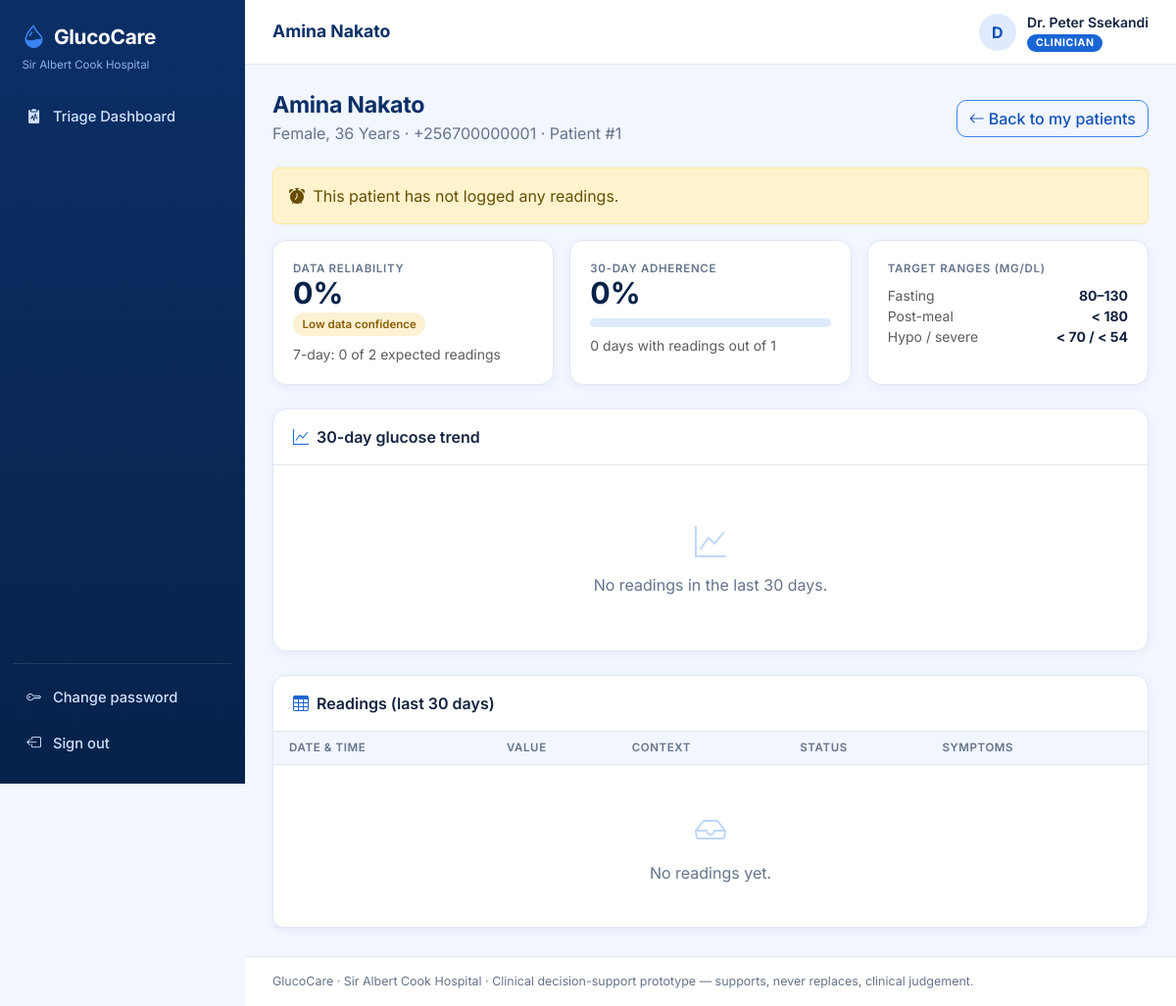
The app's page /clinician/patient.php?id=1 (signed in) with its own data.
### tables this page shows
CREATE TABLE IF NOT EXISTS `patients` (
    `patient_id` INT AUTO_INCREMENT PRIMARY KEY,
    `user_id` INT NOT NULL UNIQUE,
    `clinician_id` INT NULL,
    `full_name` VARCHAR(100) NOT NULL,
    `date_of_birth` DATE NOT NULL,
    `gender` ENUM('male','female','other') NOT NULL,
    `phone` VARCHAR(20) NOT NULL,
    `assigned_at` TIMESTAMP NULL DEFAULT NULL,
    CONSTRAINT `fk_patients_user` FOREIGN KEY (`user_id`) REFERENCES `users`(`user_id`) ON DELETE CASCADE,
    CONSTRAINT `fk_patients_clinician` FOREIGN KEY (`clinician_id`) REFERENCES `clinicians`(`clinician_id`) ON DELETE SET NULL
);

CREATE TABLE IF NOT EXISTS `users` (
    `user_id` INT AUTO_INCREMENT PRIMARY KEY,
    `username` VARCHAR(50) NOT NULL UNIQUE,
    `password_hash` VARCHAR(255) NOT NULL,
    `role` ENUM('patient','clinician','admin') NOT NULL,
    `email` VARCHAR(100) NOT NULL UNIQUE,
    `is_active` TINYINT(1) NOT NULL DEFAULT 1,
    `must_change_password` TINYINT(1) NOT NULL DEFAULT 0,
    `last_login_at` TIMESTAMP NULL DEFAULT NULL,
    `created_at` TIMESTAMP DEFAULT CURRENT_TIMESTAMP
);

CREATE TABLE IF NOT EXISTS `patient_thresholds` (
    `threshold_id` INT AUTO_INCREMENT PRIMARY KEY,
    `patient_id` INT NOT NULL UNIQUE,
    `target_fasting_min` DECIMAL(5,2) NOT NULL DEFAULT 80.00,
    `target_fasting_max` DECIMAL(5,2) NOT NULL DEFAULT 130.00,
    `target_postprandial_max` DECIMAL(5,2) NOT NULL DEFAULT 180.00,
    `hypo_threshold` DECIMAL(5,2) NOT NULL DEFAULT 70.00,
    `severe_hypo_threshold` DECIMAL(5,2) NOT NULL DEFAULT 54.00,
    `critical_high_threshold` DECIMAL(5,2) NOT NULL DEFAULT 300.00,
    `updated_at` TIMESTAMP DEFAULT CURRENT_TIMESTAMP ON UPDATE CURRENT_TIMESTAMP,
    CONSTRAINT `fk_thresholds_patient` FOREIGN KEY (`patient_id`) REFERENCES `patients`(`patient_id`) ON DELETE CASCADE
);

### includes/functions.php (called while the page is built, shortened)
<?php
function e($value): string
{
    return htmlspecialchars((string)$value, ENT_QUOTES, 'UTF-8');
}
function calc_age(string $dob): int
{
    return (new DateTime($dob))->diff(new DateTime())->y;
}

### config/db.php (called while the page is built, shortened)
<?php
function get_db_connection(): PDO
{
    static $pdo = null;
    if ($pdo !== null) {
        return $pdo;
    }
    $dsn = 'mysql:host=' . DB_HOST . ';port=' . DB_PORT . ';dbname=' . DB_NAME . ';charset=' . DB_CHARSET;
    try {
        $pdo = new PDO($dsn, DB_USER, DB_PASS, [
            PDO::ATTR_ERRMODE            => PDO::ERRMODE_EXCEPTION,
            PDO::ATTR_DEFAULT_FETCH_MODE => PDO::FETCH_ASSOC,
            PDO::ATTR_EMULATE_PREPARES   => false,
        ]);
        $pdo->exec("SET time_zone = '+03:00'");
    } catch (PDOException $e) {
        error_log('DB connection failed: ' . $e->getMessage());
        $msg = ((int)$e->getCode() === 1049)
            ? 'The database <strong>' . DB_NAME . '</strong> does not exist yet. Import <code>database/schema.sql</code> first.'
            : 'Could not connect to the database. Check the settings in <code>config/db.php</code> and make sure MySQL is running.';
        http_response_code(500);
        echo '<!doctype html><html lang="en"><head><meta charset="utf-8"><title>Setup needed</title>'
           . '<link href="https://cdn.jsdelivr.net/npm/bootstrap@5.3.2/dist/css/bootstrap.min.css" rel="stylesheet"></head>'
           . '<body class="bg-light"><div class="container py-5" style="max-width:640px">'
           . '<div class="card shadow-sm border-0"><div class="card-body p-4">'
           . '<h4 class="text-primary">Database setup needed</h4><p>' . $msg . '</p>'
           . '<a href="" class="btn btn-primary">Retry</a></div></div></div></body></html>';
        exit;
    }
    return $pdo;
}

### includes/auth.php (called while the page is built, shortened)
<?php
require_once __DIR__ . '/../config/db.php';
require_once __DIR__ . '/functions.php';
function is_logged_in(): bool
{
    return !empty($_SESSION['user_id']);
}
function current_user(): ?array
{
    return [
        'user_id'      => (int)$_SESSION['user_id'],
        'username'     => $_SESSION['username'],
        'role'         => $_SESSION['role'],
        'email'        => $_SESSION['email'] ?? '',
        'full_name'    => $_SESSION['full_name'] ?? $_SESSION['username'],
        'patient_id'   => $_SESSION['patient_id'] ?? null,
        'clinician_id' => $_SESSION['clinician_id'] ?? null,
    ];
}
function require_login(): void
{
    $stmt = get_db_connection()->prepare('SELECT is_active FROM users WHERE user_id = ?');
    $stmt->execute([$_SESSION['user_id']]);
}
function require_role(string ...$roles): void
{
    require_login();
}
function get_assigned_patient(PDO $pdo, int $patientId): ?array
{
    $clinicianId = $_SESSION['clinician_id'] ?? null;
    $stmt = $pdo->prepare('SELECT * FROM patients WHERE patient_id = ? AND clinician_id = ?');
    $stmt->execute([$patientId, $clinicianId]);
    return $stmt->fetch() ?: null;
}
function require_assigned_patient(PDO $pdo, int $patientId): array
{
    $patient = get_assigned_patient($pdo, $patientId);
    return $patient;
}

### includes/readings.php (called while the page is built, shortened)
<?php
function adherence_stats(PDO $pdo, int $patientId, string $registeredAt, int $days): array
{
    $sinceReg = (int)floor((time() - strtotime($registeredAt)) / 86400) + 1;
    $effective = max(1, min($days, $sinceReg));
    $stmt = $pdo->prepare('SELECT COUNT(*) AS n, COUNT(DISTINCT DATE(logged_at)) AS days_logged
                           FROM glucose_readings WHERE patient_id = ? AND logged_at >= (NOW() - INTERVAL ? DAY)');
    $stmt->execute([$patientId, $effective]);
    $row = $stmt->fetch();
    $expected = $effective * TARGET_READINGS_PER_DAY;
    return [
        'window'      => $days,
        'days'        => $effective,
        'count'       => (int)$row['n'],
        'days_logged' => (int)$row['days_logged'],
        'expected'    => $expected,
        'pct'         => min(100.0, round(((int)$row['n'] / $expected) * 100, 1)),
    ];
}
function data_confidence(float $adherencePct): string
{
    return $adherencePct >= HIGH_CONFIDENCE_PCT ? 'high' : 'low';
}
function hours_since_last_reading(PDO $pdo, int $patientId): ?int
{
    $stmt = $pdo->prepare('SELECT TIMESTAMPDIFF(HOUR, MAX(logged_at), NOW()) FROM glucose_readings WHERE patient_id = ?');
    $stmt->execute([$patientId]);
    $h = $stmt->fetchColumn();
    return $h === null || $h === false ? null : (int)$h;
}

### clinician/patient.php (the view, shortened to what this page needs)
<?php
require_once __DIR__ . '/../includes/auth.php';
require_once __DIR__ . '/../includes/readings.php';
require_role('clinician');
$pdo = get_db_connection();
$patientId = (int)($_GET['id'] ?? 0);
$patient = require_assigned_patient($pdo, $patientId);
$stmt = $pdo->prepare('SELECT * FROM patient_thresholds WHERE patient_id = ?');
$stmt->execute([$patientId]);
$t = $stmt->fetch();
$stmt = $pdo->prepare('SELECT created_at FROM users WHERE user_id = ?');
$stmt->execute([$patient['user_id']]);
$registeredAt = $stmt->fetchColumn();
$stmt = $pdo->prepare('SELECT * FROM glucose_readings WHERE patient_id = ? AND logged_at >= (NOW() - INTERVAL 30 DAY) ORDER BY logged_at DESC');
$stmt->execute([$patientId]);
$readings = $stmt->fetchAll();
$adh7  = adherence_stats($pdo, $patientId, $registeredAt, 7);
$adh30 = adherence_stats($pdo, $patientId, $registeredAt, 30);
$conf  = data_confidence($adh7['pct']);
$gap   = hours_since_last_reading($pdo, $patientId);
$page_title = $patient['full_name'];
require __DIR__ . '/../includes/header.php';
?>
<div class="page-head">
    <div>
        <h2><?= e($patient['full_name']) ?></h2>
        <p class="text-capitalize"><?= e($patient['gender']) ?>, <?= calc_age($patient['date_of_birth']) ?> years · <?= e($patient['phone']) ?> · Patient #<?= $patientId ?></p>
    </div>
    <a href="dashboard.php" class="btn btn-outline-primary"><i class="bi bi-arrow-left me-1"></i>Back to my patients</a>
</div>
<?php if ($gap === null || $gap >= MISSING_ALERT_HOURS): ?>
    <div class="alert alert-warning"><i class="bi bi-alarm-fill me-1"></i>
        <?= $gap === null ? 'This patient has not logged any readings.' : "No reading for {$gap} hours." ?>
    </div>
<?php endif; ?>
<div class="row g-3 mb-4">
    <div class="col-md-4"><div class="card h-100"><div class="card-body">
        <div class="stat-label">Data reliability</div>
        <div class="stat-value"><?= $adh7['pct'] + 0 ?>%</div>
        <span class="chip <?= $conf === 'high' ? 'chip-ok' : 'chip-warn' ?>"><?= $conf === 'high' ? 'High' : 'Low' ?> data confidence</span>
        <div class="small text-muted mt-2">7-day: <?= $adh7['count'] ?> of <?= $adh7['expected'] ?> expected readings</div>
    </div></div></div>
    <div class="col-md-4"><div class="card h-100"><div class="card-body">
        <div class="stat-label">30-day adherence</div>
        <div class="stat-value"><?= $adh30['pct'] + 0 ?>%</div>
        <div class="meter my-2"><span style="width:<?= $adh30['pct'] ?>%"></span></div>
        <div class="small text-muted"><?= $adh30['days_logged'] ?> days with readings out of <?= $adh30['days'] ?></div>
    </div></div></div>
    <div class="col-md-4"><div class="card h-100"><div class="card-body">
        <div class="stat-label">Target ranges (mg/dL)</div>
        <div class="small mt-2">
            <div class="d-flex justify-content-between"><span class="text-muted">Fasting</span><strong><?= (float)$t['target_fasting_min'] ?>–<?= (float)$t['target_fasting_max'] ?></strong></div>
            <div class="d-flex justify-content-between"><span class="text-muted">Post-meal</span><strong>&lt; <?= (float)$t['target_postprandial_max'] ?></strong></div>
            <div class="d-flex justify-content-between"><span class="text-muted">Hypo / severe</span><strong>&lt; <?= (float)$t['hypo_threshold'] ?> / &lt; <?= (float)$t['severe_hypo_threshold'] ?></strong></div>
        </div>
    </div></div></div>
</div>
<div class="card mb-4">
    <div class="card-header"><i class="bi bi-graph-up text-primary me-2"></i>30-day glucose trend</div>
    <div class="card-body">
        <?php if ($readings): ?><div style="height:320px"><canvas id="trend"></canvas></div>
        <?php else: ?><div class="empty-state"><i class="bi bi-graph-up"></i>No readings in the last 30 days.</div><?php endif; ?>
    </div>
</div>
<div class="card">
    <div class="card-header"><i class="bi bi-table text-primary me-2"></i>Readings (last 30 days)</div>
    <div class="table-responsive" style="max-height:420px">
        <table class="table table-hover mb-0">
            <thead><tr><th class="ps-3">Date &amp; time</th><th>Value</th><th>Context</th><th>Status</th><th class="pe-3">Symptoms</th></tr></thead>
            <tbody>
            <?php if (!$readings): ?><tr><td colspan="5"><div class="empty-state"><i class="bi bi-inbox"></i>No readings yet.</div></td></tr><?php endif; ?>
            </tbody>
        </table>
    </div>
</div>
<?php require __DIR__ . '/../includes/footer.php'; ?>

### includes/header.php (shortened to what this page needs)
<?php
require_once __DIR__ . '/auth.php';
$page_title = $page_title ?? APP_NAME;
$layout = $layout ?? 'app';
$user = current_user();
$flash = take_flash();
$currentScript = ltrim(str_replace('\\', '/', $_SERVER['SCRIPT_NAME'] ?? ''), '/');
?>
<!DOCTYPE html>
<html lang="en">
<head>
    <link href="https://cdn.jsdelivr.net/npm/bootstrap@5.3.2/dist/css/bootstrap.min.css" rel="stylesheet">
    <link href="https://cdn.jsdelivr.net/npm/bootstrap-icons@1.11.3/font/bootstrap-icons.min.css" rel="stylesheet">
    <link href="<?= BASE_URL ?>assets/css/style.css" rel="stylesheet">
</head>
<body class="layout-<?= e($layout) ?>">
<?php if ($layout === 'auth'): ?>
<div class="auth-wrap">
    <aside class="auth-hero">
        <div class="brand brand-light"><i class="bi bi-droplet-half"></i> <?= e(APP_NAME) ?></div>
        <div class="auth-hero-body">
            <h1>Smarter diabetes care, shared between patient and doctor.</h1>
            <p>Log your readings at home. Your care team gets clear, explainable alerts when it matters.</p>
            <ul class="hero-points">
                <li><i class="bi bi-shield-check"></i> Role-based, private by design</li>
                <li><i class="bi bi-person-check"></i> Doctors see only their own patients</li>
                <li><i class="bi bi-journal-check"></i> Every action is audited</li>
            </ul>
        </div>
        <div class="auth-hero-foot"><?= e(HOSPITAL_NAME) ?> · Sentema Road, Kampala</div>
    </aside>
    <main class="auth-panel">
        <div class="auth-card">
<?php if ($flash): ?>
            <div class="alert alert-<?= e($flash['type']) ?> shadow-sm"><?= e($flash['message']) ?></div>
<?php endif; ?>
<?php else: ?>
<div class="app-shell">
    <aside class="sidebar" id="sidebar">
        <a class="brand" href="<?= BASE_URL ?>"><i class="bi bi-droplet-half"></i> <?= e(APP_NAME) ?></a>
        <div class="sidebar-hospital"><?= e(HOSPITAL_NAME) ?></div>
        <nav class="sidebar-nav">
            <?php foreach (nav_items($user['role']) as [$path, $label, $icon]): ?>
                <a href="<?= BASE_URL . $path ?>" class="<?= $currentScript !== '' && str_ends_with($currentScript, $path) ? 'active' : '' ?>">
                    <i class="bi <?= e($icon) ?>"></i><span><?= e($label) ?></span>
                </a>
            <?php endforeach; ?>
        </nav>
        <div class="sidebar-foot">
            <a href="<?= BASE_URL ?>change_password.php"><i class="bi bi-key"></i><span>Change password</span></a>
            <a href="<?= BASE_URL ?>logout.php"><i class="bi bi-box-arrow-left"></i><span>Sign out</span></a>
        </div>
    </aside>
    <div class="app-main">
        <header class="topbar">
            <div class="topbar-title"><?= e($page_title) ?></div>
            <div class="topbar-user">
                <div class="avatar"><?= e(strtoupper(substr($user['full_name'], 0, 1))) ?></div>
                <div class="d-none d-sm-block lh-sm">
                    <div class="fw-semibold small"><?= e($user['full_name']) ?></div>
                    <span class="role-pill role-<?= e($user['role']) ?>"><?= e($user['role']) ?></span>
                </div>
            </div>
        </header>
        <main class="content">
<?php endif; ?>

### records on screen
patients: full_name "Amina Nakato", gender "Female", date_of_birth "36", phone "+256700000001"
users: is_active "1"
patient_thresholds: target_fasting_min "80", target_fasting_max "130", target_postprandial_max "180", hypo_threshold "70", severe_hypo_threshold "54"

### other values on screen
APP_NAME "GlucoCare"
HOSPITAL_NAME "Sir Albert Cook Hospital"
$label "Triage Dashboard"
substr($user['full_name'], 0, 1) "D"
$user['full_name'] "Dr. Peter Ssekandi"
$user['role'] "CLINICIAN"
$adh7['pct'] + 0 "0"
$adh7['count'] "0"
$adh7['expected'] "2"
$adh30['pct'] + 0 "0"
$adh30['days_logged'] "0"
$adh30['days'] "1"
